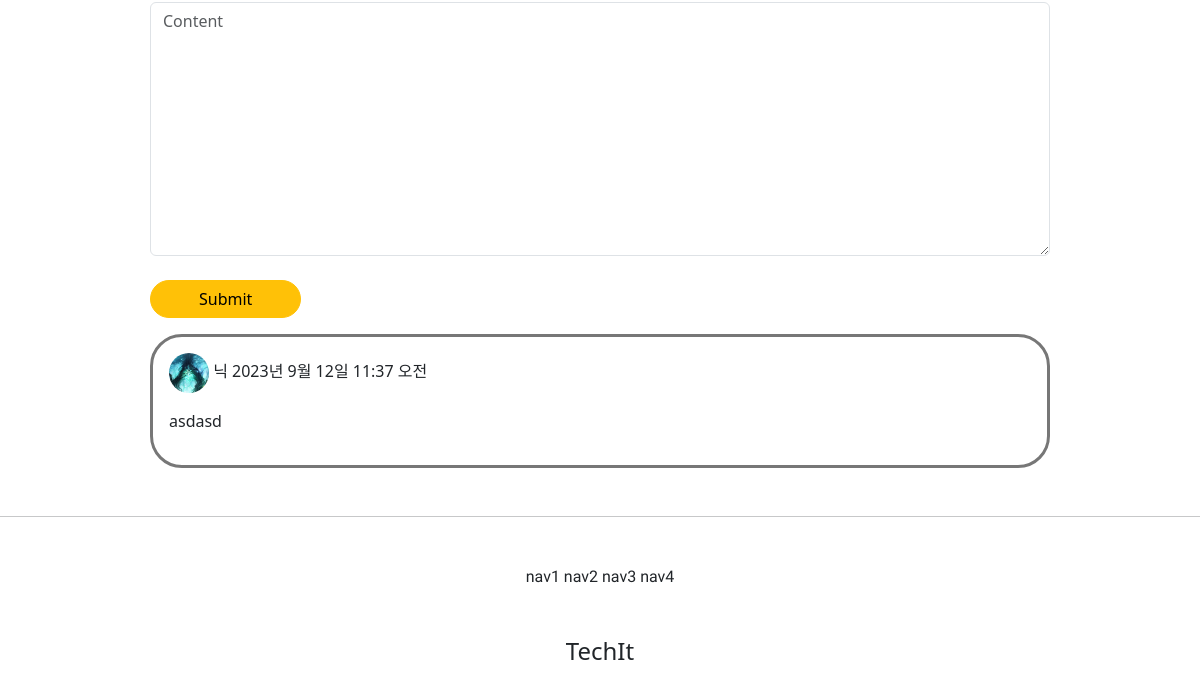
Page /articles/detail/2 (lower part) on the earlier database version.
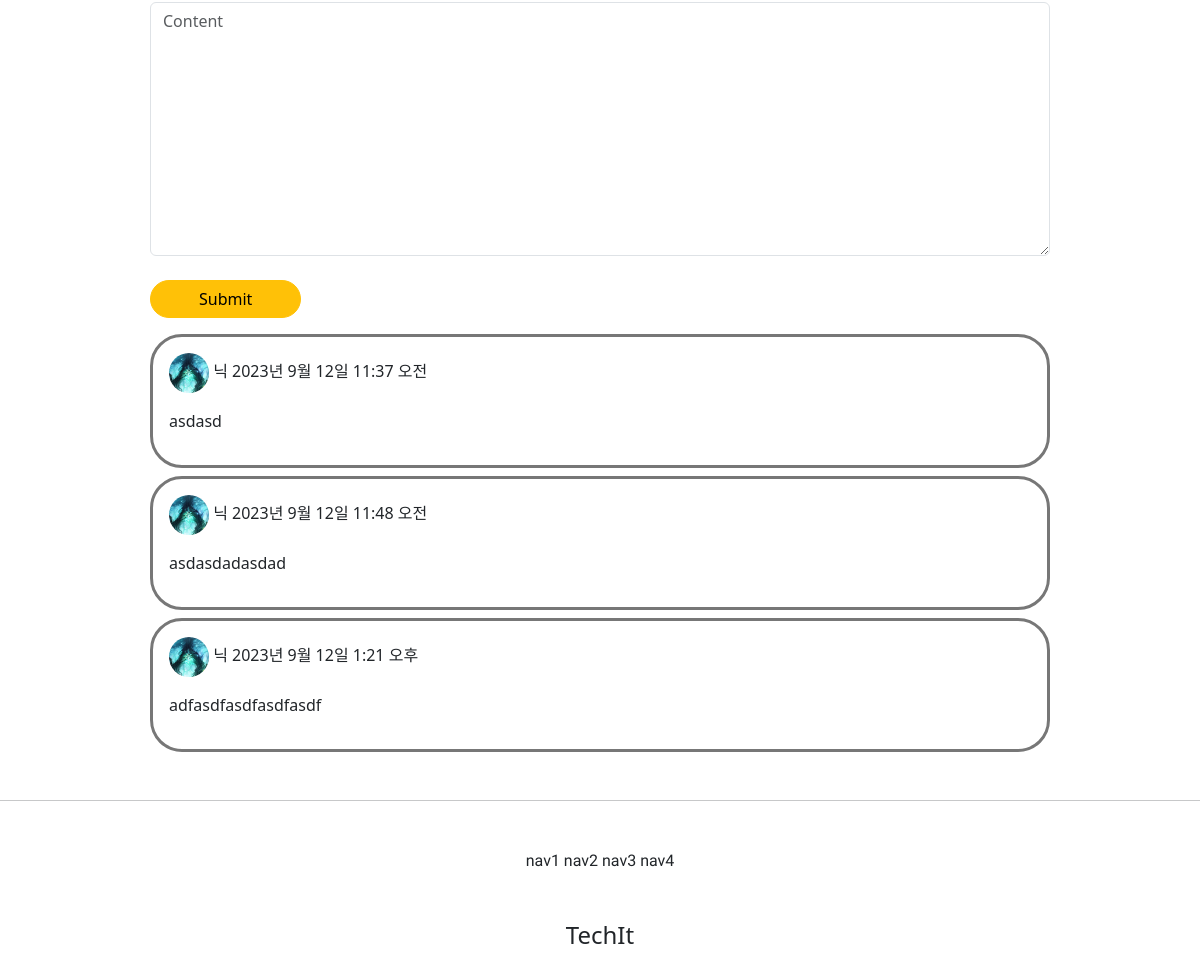
Same page on the later database version.
### commentapp/models.py (models this page shows)
class Comment(models.Model):
    article = models.ForeignKey(Article, on_delete= models.CASCADE,null=False, related_name='comments')
    writer = models.ForeignKey(User, on_delete=models.CASCADE, null=False, related_name='comments')
    content = models.TextField(null=False)
    created_at = models.DateTimeField(auto_now_add=True)

### profileapp/models.py (models this page shows)
class Profile(models.Model):
    nickname = models.CharField(max_length=100, null=False, unique=True)
    image = models.ImageField(upload_to="profile/", null=True)
    message = models.CharField(max_length=200, null=True)
    user = models.OneToOneField(User, on_delete=models.CASCADE, related_name='profile')

### articleapp/views.py (the view)
# urls.py: path('detail/<int:pk>', ArticleDetailView.as_view(), name="detail"),
class ArticleDetailView(DetailView, FormMixin):
    model = Article
    form_class = CommentCreationForm
    context_object_name = 'target_article'
    template_name = 'articleapp/detail.html'

### commentapp/form.py
class CommentCreationForm(ModelForm):
    class Meta:
        model = Comment
        fields = [
            'content',
        ]

### articleapp/templates/articleapp/detail.html (shortened to what this page needs)
{% extends 'base.html' %}
{% load bootstrap4 %}
{% block content %}
<div class="my-5 text-center"  style="max-width: 900px; margin: auto">
    <div class="text-start">
        {% include 'commentapp/create.html' %}
    </div>
    <div>
        {% for comment in target_article.comments.all %}
        <div style="border: solid #777; border-radius: 2rem;" class="my-2 p-3 text-start">
            <div>
                <img style="width: 2.5rem; height: 2.5rem; border-radius: 50%; object-fit: cover;"
                    src="{{ comment.writer.profile.image.url }}">
                <span class="my-2">
                    {{ comment.writer.profile.nickname }}
                </span>
                <span class="my-5">
                    {{ comment.created_at }}
                </span>
                <div class="my-3">
                    {{ comment.content|linebreaks }}
                </div>
            </div>
        </div>
        {% endfor %}
    </div>
</div>
{% endblock %}

Differences in the rows shown:
added Comment: writer.profile.image (picture), writer.profile.nickname "닉", created_at "2023년 9월 12일 11:48 오전", content "asdasdadasdad"
added Comment: writer.profile.image (picture), writer.profile.nickname "닉", created_at "2023년 9월 12일 1:21 오후", content "adfasdfasdfasdfasdf"
